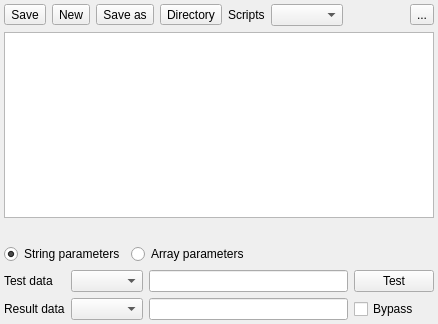
<?xml version="1.0" encoding="UTF-8"?>
<ui version="4.0">
 <class>LuaPanel</class>
 <widget class="QWidget" name="LuaPanel">
  <property name="geometry">
   <rect>
    <x>0</x>
    <y>0</y>
    <width>438</width>
    <height>324</height>
   </rect>
  </property>
  <property name="windowTitle">
   <string>Form</string>
  </property>
  <layout class="QGridLayout" name="gridLayout">
   <property name="leftMargin">
    <number>4</number>
   </property>
   <property name="topMargin">
    <number>4</number>
   </property>
   <property name="rightMargin">
    <number>4</number>
   </property>
   <property name="bottomMargin">
    <number>4</number>
   </property>
   <item row="5" column="3">
    <widget class="QCheckBox" name="checkBoxBypass">
     <property name="text">
      <string>Bypass</string>
     </property>
    </widget>
   </item>
   <item row="1" column="0" colspan="4">
    <widget class="QPlainTextEdit" name="plainTextEditScript">
     <property name="minimumSize">
      <size>
       <width>0</width>
       <height>168</height>
      </size>
     </property>
    </widget>
   </item>
   <item row="4" column="3">
    <widget class="QPushButton" name="pushButtonTest">
     <property name="text">
      <string>Test</string>
     </property>
    </widget>
   </item>
   <item row="4" column="1">
    <widget class="QComboBox" name="comboBoxTestFormat"/>
   </item>
   <item row="5" column="2">
    <widget class="QLineEdit" name="lineEditResultData">
     <property name="readOnly">
      <bool>true</bool>
     </property>
    </widget>
   </item>
   <item row="5" column="0">
    <widget class="QLabel" name="label_2">
     <property name="text">
      <string>Result data</string>
     </property>
    </widget>
   </item>
   <item row="4" column="2">
    <widget class="QLineEdit" name="lineEditTestData"/>
   </item>
   <item row="0" column="0" colspan="4">
    <layout class="QHBoxLayout" name="horizontalLayout">
     <item>
      <widget class="QToolButton" name="toolButtonSave">
       <property name="text">
        <string>Save</string>
       </property>
      </widget>
     </item>
     <item>
      <widget class="QToolButton" name="toolButtonNew">
       <property name="text">
        <string>New</string>
       </property>
      </widget>
     </item>
     <item>
      <widget class="QToolButton" name="toolButtonSaveAs">
       <property name="text">
        <string>Save as</string>
       </property>
      </widget>
     </item>
     <item>
      <widget class="QToolButton" name="toolButtonDirectory">
       <property name="text">
        <string>Directory</string>
       </property>
      </widget>
     </item>
     <item>
      <widget class="QLabel" name="label_5">
       <property name="text">
        <string>Scripts</string>
       </property>
      </widget>
     </item>
     <item>
      <widget class="QComboBox" name="comboBoxScripts"/>
     </item>
     <item>
      <widget class="QLabel" name="label_3">
       <property name="sizePolicy">
        <sizepolicy hsizetype="Expanding" vsizetype="Preferred">
         <horstretch>0</horstretch>
         <verstretch>0</verstretch>
        </sizepolicy>
       </property>
       <property name="text">
        <string notr="true"/>
       </property>
      </widget>
     </item>
     <item>
      <widget class="QToolButton" name="toolButtonHelp">
       <property name="text">
        <string>...</string>
       </property>
      </widget>
     </item>
    </layout>
   </item>
   <item row="5" column="1">
    <widget class="QComboBox" name="comboBoxResultFormat"/>
   </item>
   <item row="4" column="0">
    <widget class="QLabel" name="label">
     <property name="text">
      <string>Test data</string>
     </property>
    </widget>
   </item>
   <item row="3" column="0" colspan="4">
    <layout class="QHBoxLayout" name="horizontalLayout_2">
     <item>
      <widget class="QRadioButton" name="radioButtonString">
       <property name="text">
        <string>String parameters</string>
       </property>
       <property name="checked">
        <bool>true</bool>
       </property>
      </widget>
     </item>
     <item>
      <widget class="QRadioButton" name="radioButtonArray">
       <property name="text">
        <string>Array parameters</string>
       </property>
      </widget>
     </item>
     <item>
      <widget class="QLabel" name="label_4">
       <property name="sizePolicy">
        <sizepolicy hsizetype="Expanding" vsizetype="Preferred">
         <horstretch>0</horstretch>
         <verstretch>0</verstretch>
        </sizepolicy>
       </property>
       <property name="text">
        <string notr="true"/>
       </property>
      </widget>
     </item>
    </layout>
   </item>
   <item row="2" column="0" colspan="4">
    <widget class="QLabel" name="labelInfo">
     <property name="styleSheet">
      <string notr="true">color:red</string>
     </property>
     <property name="text">
      <string notr="true"/>
     </property>
    </widget>
   </item>
  </layout>
 </widget>
 <resources/>
 <connections/>
</ui>
